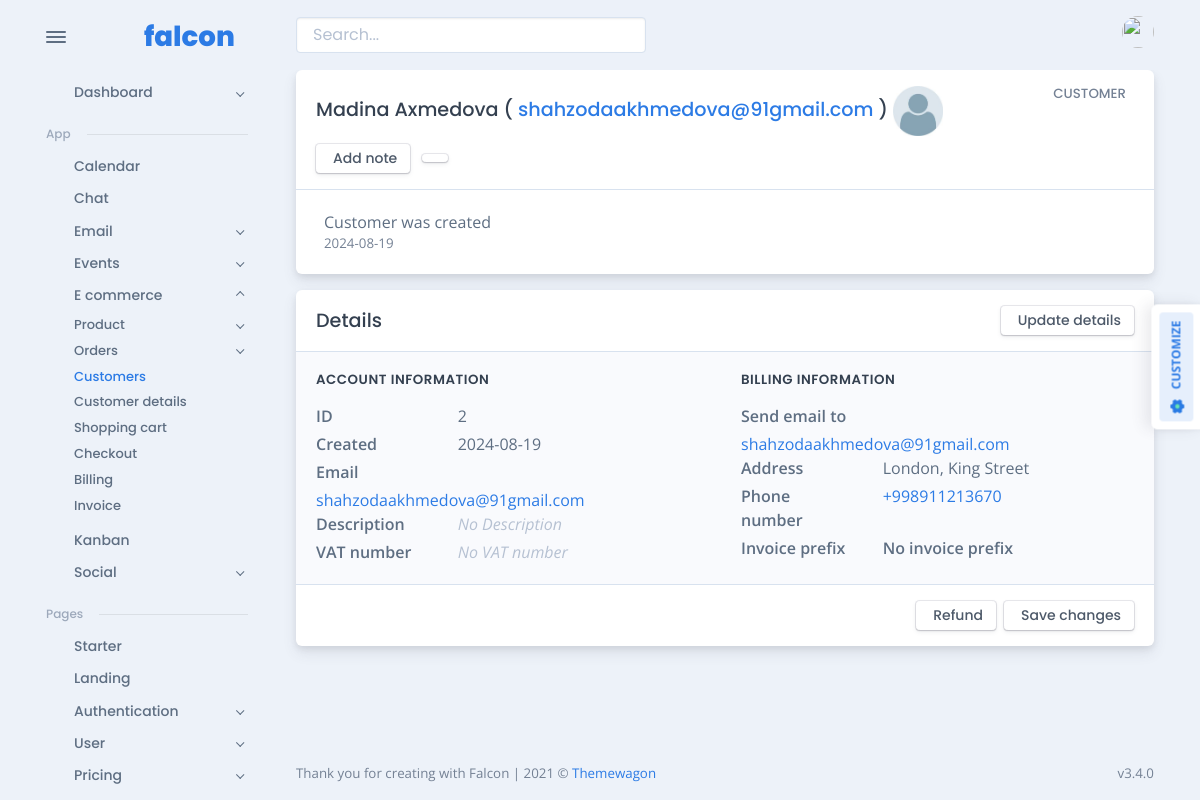
The app's page /customers/customer-detail/madina-axmedova/ with its own data.
### e_commerce/models.py (models this page shows, shortened)
class BaseModel(models.Model):
    created_at=models.DateTimeField(auto_now_add=True)
    updated_at=models.DateTimeField(auto_now=True)
    class Meta:
        abstract=True

class Customer(BaseModel):
    first_name=models.CharField(max_length=50)
    last_name=models.CharField(max_length=80)
    email=models.EmailField(unique=True)
    phone_num=models.CharField(max_length=15)
    bill_address=models.CharField(max_length=100)
    image=models.ImageField(upload_to='customers', default='default_user.jpg')
    slug=models.SlugField(null=True, blank=True)
    class Meta:
        db_table='Customers'
    @property
    def full_name(self):
        return f'{self.first_name}  {self.last_name}'
    @property
    def joined_at(self):
        if self.created_at is not None:
            joined=self.created_at.strftime('%Y-%m-%d')
            return joined

### e_commerce/views/views.py (the view)
# urls.py: path('customer-detail/<slug:customer_slug>/', views.customer_detail, name='customer_detail'),
def customer_detail(request,customer_slug:Optional[str]=None):
    customer=Customer.objects.get(slug=customer_slug)
    context={
        'customer':customer
    }
    return render(request, 'e_commerce/customer_detail.html', context)

### e_commerce/templates/e_commerce/customer_detail.html (shortened to what this page needs)
{% extends 'e_commerce/base/base.html' %}
{% load static %}
{% block second_content %}
<div class="card mb-3">
    <div class="card-header">
      <div class="row">
        <div class="col">
          <h5 class="mb-2"> {{customer.full_name}} (<a href="mailto:{{customer.email}}"> {{customer.email}} </a>) <img src="{{customer.image.url}}" height="50"/> </h5><a class="btn btn-falcon-default btn-sm" href="#!">Add note</a>
          <button class="btn btn-falcon-default btn-sm dropdown-toggle ms-2 dropdown-caret-none" type="button" data-bs-toggle="dropdown" aria-haspopup="true" aria-expanded="false"></button>
        </div>
        <div class="col-auto d-none d-sm-block">
          <h6 class="text-uppercase text-600">Customer</h6>
        </div>
      </div>
    </div>
    <div class="card-body border-top">
      <div class="d-flex">
        <div class="flex-1">
          <p class="mb-0">Customer was created</p>
          <p class="fs--1 mb-0 text-600">{{customer.joined_at}}</p>
        </div>
      </div>
    </div>
  </div>
  <div class="card mb-3">
    <div class="card-header">
      <div class="row align-items-center">
        <div class="col">
          <h5 class="mb-0">Details</h5>
        </div>
        <div class="col-auto"><a class="btn btn-falcon-default btn-sm" href="{% url 'edit_customer' customer.slug %}">Update details</a></div>
      </div>
    </div>
    <div class="card-body bg-light border-top">
      <div class="row">
        <div class="col-lg col-xxl-5">
          <h6 class="fw-semi-bold ls mb-3 text-uppercase">Account Information</h6>
          <div class="row">
            <div class="col-5 col-sm-4">
              <p class="fw-semi-bold mb-1">ID</p>
            </div>
            <div class="col">{{customer.id}}</div>
          </div>
          <div class="row">
            <div class="col-5 col-sm-4">
              <p class="fw-semi-bold mb-1">Created</p>
            </div>
            <div class="col">{{customer.joined_at}}</div>
          </div>
          <div class="row">
            <div class="col-5 col-sm-4">
              <p class="fw-semi-bold mb-1">Email</p>
            </div>
            <div class="col"><a href="mailto:{{customer.email}}">{{customer.email}}</a></div>
          </div>
          <div class="row">
            <div class="col-5 col-sm-4">
              <p class="fw-semi-bold mb-1">Description</p>
            </div>
            <div class="col">
              <p class="fst-italic text-400 mb-1">No Description</p>
            </div>
          </div>
          <div class="row">
            <div class="col-5 col-sm-4">
              <p class="fw-semi-bold mb-0">VAT number</p>
            </div>
            <div class="col">
              <p class="fst-italic text-400 mb-0">No VAT number</p>
            </div>
          </div>
        </div>
        <div class="col-lg col-xxl-5 mt-4 mt-lg-0 offset-xxl-1">
          <h6 class="fw-semi-bold ls mb-3 text-uppercase">Billing Information</h6>
          <div class="row">
            <div class="col-5 col-sm-4">
              <p class="fw-semi-bold mb-1">Send email to</p>
            </div>
            <div class="col"><a href="{{customer.email}}">{{customer.email}}</a></div>
          </div>
          <div class="row">
            <div class="col-5 col-sm-4">
              <p class="fw-semi-bold mb-1">Address</p>
            </div>
            <div class="col">
              <p class="mb-1">{{customer.bill_address}}</p>
            </div>
          </div>
          <div class="row">
            <div class="col-5 col-sm-4">
              <p class="fw-semi-bold mb-1">Phone number</p>
            </div>
            <div class="col"><a href="tel:{{customer.phone_num}}">{{customer.phone_num}}</a></div>
          </div>
          <div class="row">
            <div class="col-5 col-sm-4">
              <p class="fw-semi-bold mb-0">Invoice prefix</p>
            </div>
            <div class="col">
              <p class="fw-semi-bold mb-0">No invoice prefix </p>
            </div>
          </div>
        </div>
      </div>
    </div>
    <div class="card-footer border-top text-end"><a class="btn btn-falcon-default btn-sm" href="#!">Refund</a><a class="btn btn-falcon-default btn-sm ms-2" href="{% url 'customer_list' %}">Save changes</a></div>
  </div>
{% endblock %}

### records on screen
Customer: full_name "Madina Axmedova", email "shahzodaakhmedova@91gmail.com", image (placeholder picture), joined_at "2024-08-19", id "2", bill_address "London, King Street", phone_num "+998911213670"
